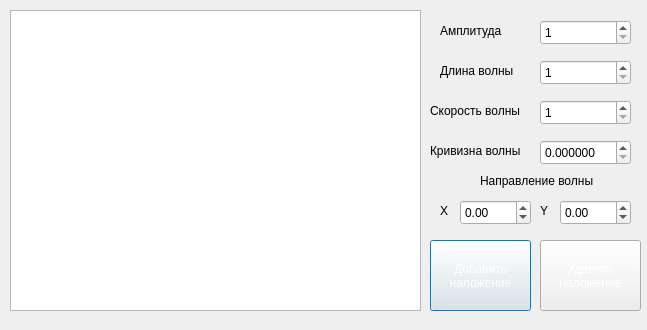
<?xml version="1.0" encoding="UTF-8"?>
<ui version="4.0">
 <class>dialog_new_waves</class>
 <widget class="QDialog" name="dialog_new_waves">
  <property name="geometry">
   <rect>
    <x>0</x>
    <y>0</y>
    <width>647</width>
    <height>330</height>
   </rect>
  </property>
  <property name="windowTitle">
   <string>Dialog</string>
  </property>
  <widget class="QListWidget" name="listWidget">
   <property name="geometry">
    <rect>
     <x>10</x>
     <y>10</y>
     <width>411</width>
     <height>301</height>
    </rect>
   </property>
  </widget>
  <widget class="QPushButton" name="pushButton">
   <property name="geometry">
    <rect>
     <x>430</x>
     <y>240</y>
     <width>101</width>
     <height>71</height>
    </rect>
   </property>
   <property name="styleSheet">
    <string notr="true">color: white;</string>
   </property>
   <property name="text">
    <string>Добавить
наложение</string>
   </property>
  </widget>
  <widget class="QSpinBox" name="spinBox_amplitude">
   <property name="geometry">
    <rect>
     <x>540</x>
     <y>20</y>
     <width>91</width>
     <height>25</height>
    </rect>
   </property>
   <property name="minimum">
    <number>1</number>
   </property>
   <property name="maximum">
    <number>1000</number>
   </property>
  </widget>
  <widget class="QSpinBox" name="spinBox_len_wave">
   <property name="geometry">
    <rect>
     <x>540</x>
     <y>60</y>
     <width>91</width>
     <height>25</height>
    </rect>
   </property>
   <property name="minimum">
    <number>1</number>
   </property>
   <property name="maximum">
    <number>1000</number>
   </property>
  </widget>
  <widget class="QSpinBox" name="spinBox_wave_speed">
   <property name="geometry">
    <rect>
     <x>540</x>
     <y>100</y>
     <width>91</width>
     <height>25</height>
    </rect>
   </property>
   <property name="minimum">
    <number>1</number>
   </property>
   <property name="maximum">
    <number>1000</number>
   </property>
  </widget>
  <widget class="QDoubleSpinBox" name="doubleSpinBox_dir_x">
   <property name="geometry">
    <rect>
     <x>460</x>
     <y>200</y>
     <width>71</width>
     <height>25</height>
    </rect>
   </property>
   <property name="minimum">
    <double>-99.000000000000000</double>
   </property>
  </widget>
  <widget class="QDoubleSpinBox" name="doubleSpinBox_dir_y">
   <property name="geometry">
    <rect>
     <x>560</x>
     <y>200</y>
     <width>71</width>
     <height>25</height>
    </rect>
   </property>
   <property name="minimum">
    <double>-99.000000000000000</double>
   </property>
  </widget>
  <widget class="QDoubleSpinBox" name="doubleSpinBox_steep">
   <property name="geometry">
    <rect>
     <x>540</x>
     <y>140</y>
     <width>91</width>
     <height>25</height>
    </rect>
   </property>
   <property name="decimals">
    <number>6</number>
   </property>
  </widget>
  <widget class="QLabel" name="label">
   <property name="geometry">
    <rect>
     <x>440</x>
     <y>20</y>
     <width>71</width>
     <height>21</height>
    </rect>
   </property>
   <property name="text">
    <string>Амплитуда</string>
   </property>
  </widget>
  <widget class="QLabel" name="label_2">
   <property name="geometry">
    <rect>
     <x>440</x>
     <y>60</y>
     <width>91</width>
     <height>21</height>
    </rect>
   </property>
   <property name="text">
    <string>Длина волны</string>
   </property>
  </widget>
  <widget class="QLabel" name="label_3">
   <property name="geometry">
    <rect>
     <x>430</x>
     <y>100</y>
     <width>101</width>
     <height>21</height>
    </rect>
   </property>
   <property name="text">
    <string>Скорость волны</string>
   </property>
  </widget>
  <widget class="QLabel" name="label_4">
   <property name="geometry">
    <rect>
     <x>430</x>
     <y>140</y>
     <width>111</width>
     <height>21</height>
    </rect>
   </property>
   <property name="text">
    <string>Кривизна волны</string>
   </property>
  </widget>
  <widget class="QLabel" name="label_5">
   <property name="geometry">
    <rect>
     <x>480</x>
     <y>170</y>
     <width>131</width>
     <height>21</height>
    </rect>
   </property>
   <property name="text">
    <string>Направление волны</string>
   </property>
  </widget>
  <widget class="QLabel" name="label_6">
   <property name="geometry">
    <rect>
     <x>440</x>
     <y>200</y>
     <width>21</width>
     <height>21</height>
    </rect>
   </property>
   <property name="text">
    <string>X</string>
   </property>
  </widget>
  <widget class="QLabel" name="label_7">
   <property name="geometry">
    <rect>
     <x>540</x>
     <y>200</y>
     <width>21</width>
     <height>21</height>
    </rect>
   </property>
   <property name="text">
    <string>Y</string>
   </property>
  </widget>
  <widget class="QPushButton" name="pushButton_2">
   <property name="geometry">
    <rect>
     <x>540</x>
     <y>240</y>
     <width>101</width>
     <height>71</height>
    </rect>
   </property>
   <property name="styleSheet">
    <string notr="true">color: white;</string>
   </property>
   <property name="text">
    <string>Удалить
наложение</string>
   </property>
  </widget>
 </widget>
 <resources/>
 <connections/>
</ui>
